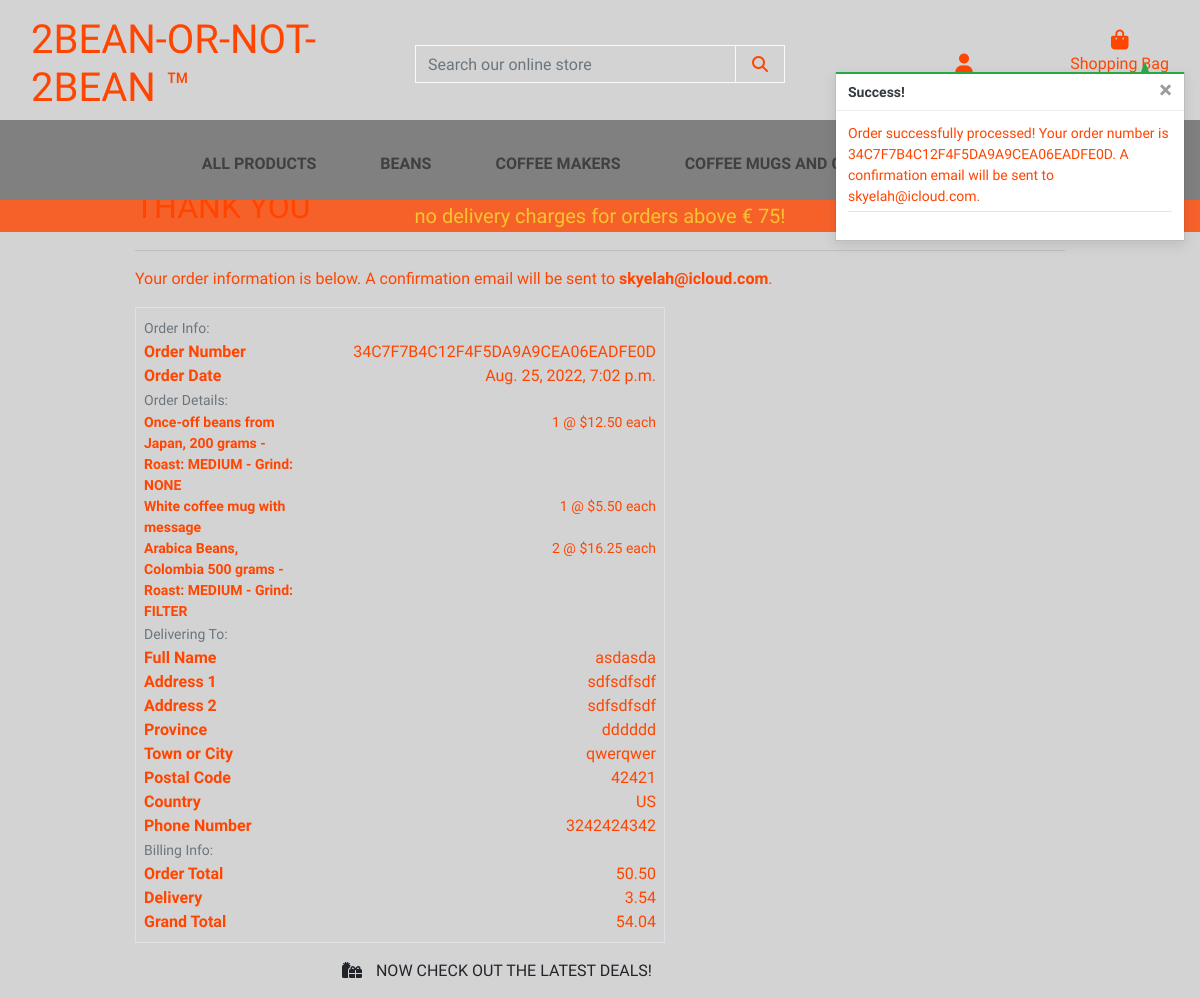
The app's page /checkout/checkout_success/34C7F7B4C12F4F5DA9A9CEA06EADFE0D (signed in) with its own data.
### checkout/models.py (models this page shows, shortened)
class Order(models.Model):
    order_number = models.CharField(max_length=32, null=False, editable=False)
    user_profile = models.ForeignKey(UserProfile, on_delete=models.SET_NULL,
                                     null=True, blank=True, related_name='orders')
    full_name = models.CharField(max_length=50, null=False, blank=False)
    email = models.EmailField(max_length=254, null=False, blank=False)
    phone_number = models.CharField(max_length=20, null=False, blank=False)
    country = CountryField(blank_label='Country *', null=False, blank=False)
    postcode = models.CharField(max_length=20, null=True, blank=True)
    town_or_city = models.CharField(max_length=40, null=False, blank=False)
    street_address1 = models.CharField(max_length=80, null=False, blank=False)
    street_address2 = models.CharField(max_length=80, null=True, blank=True)
    province = models.CharField(max_length=80, null=True, blank=True)
    date = models.DateTimeField(auto_now_add=True)
    delivery_cost = models.DecimalField(max_digits=6, decimal_places=2, null=False, default=0)
    order_total = models.DecimalField(max_digits=10, decimal_places=2, null=False, default=0)
    grand_total = models.DecimalField(max_digits=10, decimal_places=2, null=False, default=0)
    original_bag = models.TextField(null=False, blank=False, default='')
    stripe_pid = models.CharField(max_length=254, null=False, blank=False, default='')

class OrderLineItem(models.Model):
    order = models.ForeignKey(Order, null=False, blank=False, on_delete=models.CASCADE, related_name='lineitems')
    product = models.ForeignKey(Product, null=False, blank=False, on_delete=models.CASCADE)
    product_roast = models.CharField(max_length=20, null=True, blank=True)
    product_grind = models.CharField(max_length=20, null=True, blank=True)
    quantity = models.IntegerField(null=False, blank=False, default=0)
    lineitem_total = models.DecimalField(max_digits=6, decimal_places=2, null=False, blank=False, editable=False)

### products/models.py (models this page shows, shortened)
class Product(models.Model):
    category = models.ForeignKey('Category', null=True, blank=True, on_delete=models.SET_NULL)
    sku = models.CharField(max_length=250, null=True, blank=True)
    name = models.CharField(max_length=250)
    description = models.TextField()
    is_bean = models.BooleanField(default=False, null=True, blank=True)
    price = models.DecimalField(max_digits=6, decimal_places=2)
    rating = models.DecimalField(max_digits=6, decimal_places=2, null=True, blank=True)
    image_url = models.URLField(max_length=1024, null=True, blank=True)
    image = models.ImageField(null=True, blank=True)

### checkout/views.py (the view)
# urls.py: path('checkout_success/<order_number>', views.checkout_success, name='checkout_success'),
def checkout_success(request, order_number):
    save_info = request.session.get('save_info')
    order = get_object_or_404(Order, order_number=order_number)
    messages.success(request, f'Order successfully processed! \
        Your order number is {order_number}. A confirmation \
        email will be sent to {order.email}.')
    if 'bag' in request.session:
        del request.session['bag']
    template = 'checkout/checkout_success.html'
    context = {
        'order': order,
    }
    return render(request, template, context)

### bag/contexts.py (called while the page is built, shortened)
def bag_contents(request):
    bag_items = []
    total = 0
    product_count = 0
    bag = request.session.get('bag', {})
    if total < settings.FREE_DELIVERY_THRESHOLD:
        delivery = total * Decimal(settings.STANDARD_DELIVERY_PERCENTAGE / 100)
        free_delivery_delta = settings.FREE_DELIVERY_THRESHOLD - total
    else:
        delivery = 0
        free_delivery_delta = 0
    grand_total = delivery + total
    context = {
        'bag_items': bag_items,
        'total': total,
        'product_count': product_count,
        'delivery': delivery,
        'free_delivery_delta': free_delivery_delta,
        'free_delivery_threshold': settings.FREE_DELIVERY_THRESHOLD,
        'grand_total': grand_total,
    }
    return context

### checkout/templates/checkout/checkout_success.html (shortened to what this page needs)
{% extends "base.html" %}
{% load static %}
{% block extra_css %}
    <link rel="stylesheet" href="{% static 'checkout/css/checkout.css' %}">
{% endblock %}
{% block page_header %}
    <div class="container header-container">
    </div>
{% endblock %}
{% block content %}
    <div class="overlay"></div>
    <div class="container">
        <div class="row">
            <div class="col">
                <h2 class="logo-font mb-4">Thank You</h2>
                <hr>
                <p class="text-black">Your order information is below. A confirmation email will be sent to <strong>{{ order.email }}</strong>.</p>
            </div>
        </div>
        <div class="row">
            <div class="col-12 col-lg-7">
                <div class="order-confirmation-wrapper p-2 border">
                    <div class="row">
                        <div class="col">
                            <small class="text-muted">Order Info:</small>
                        </div>
                    </div>
                    <div class="row">
                        <div class="col-12 col-md-4">
                            <p class="mb-0 text-black font-weight-bold">Order Number</p>
                        </div>
                        <div class="col-12 col-md-8 text-md-right">
                            <p class="mb-0">{{ order.order_number }}</p>
                        </div>
                    </div>
                    <div class="row">
                        <div class="col-12 col-md-4">
                            <p class="mb-0 text-black font-weight-bold">Order Date</p>
                        </div>
                        <div class="col-12 col-md-8 text-md-right">
                            <p class="mb-0">{{ order.date }}</p>
                        </div>
                    </div>
                    <div class="row">
                        <div class="col">
                            <small class="text-muted">Order Details:</small>
                        </div>
                    </div>
                    {% for item in order.lineitems.all %}
                    <div class="row">
                        <div class="col-12 col-md-4">
                            <p class="small mb-0 text-black font-weight-bold">
                                {{ item.product.name }}{% if item.product_roast %} - Roast: {{ item.product_roast|upper }} - Grind: {{ item.product_grind|upper }}{% endif %}
                            </p>
                        </div>
                        <div class="col-12 col-md-8 text-md-right">
                            <p class="small mb-0">{{ item.quantity }} @ ${{ item.product.price }} each</p>
                        </div>
                    </div>
                    {% endfor %}
                    <div class="row">
                        <div class="col">
                            <small class="text-muted">Delivering To:</small>
                        </div>
                    </div>
                    <div class="row">
                        <div class="col-12 col-md-4">
                            <p class="mb-0 text-black font-weight-bold">Full Name</p>
                        </div>
                        <div class="col-12 col-md-8 text-md-right">
                            <p class="mb-0">{{ order.full_name }}</p>
                        </div>
                    </div>
                    <div class="row">
                        <div class="col-12 col-md-4">
                            <p class="mb-0 text-black font-weight-bold">Address 1</p>
                        </div>
                        <div class="col-12 col-md-8 text-md-right">
                            <p class="mb-0">{{ order.street_address1 }}</p>
                        </div>
                    </div>
                    {% if order.street_address2 %}
                    <div class="row">
                        <div class="col-12 col-md-4">
                            <p class="mb-0 text-black font-weight-bold">Address 2</p>
                        </div>
                        <div class="col-12 col-md-8 text-md-right">
                            <p class="mb-0">{{ order.street_address1 }}</p>
                        </div>
                    </div>
                    {% endif %}
                    {% if order.province %}
                    <div class="row">
                        <div class="col-12 col-md-4">
                            <p class="mb-0 text-black font-weight-bold">Province</p>
                        </div>
                        <div class="col-12 col-md-8 text-md-right">
                            <p class="mb-0">{{ order.province }}</p>
                        </div>
                    </div>
                    {% endif %}
                    <div class="row">
                        <div class="col-12 col-md-4">
                            <p class="mb-0 text-black font-weight-bold">Town or City</p>
                        </div>
                        <div class="col-12 col-md-8 text-md-right">
                            <p class="mb-0">{{ order.town_or_city }}</p>
                        </div>
                    </div>
                    {% if order.postcode %}
                    <div class="row">
                        <div class="col-12 col-md-4">
                            <p class="mb-0 text-black font-weight-bold">Postal Code</p>
                        </div>
                        <div class="col-12 col-md-8 text-md-right">
                            <p class="mb-0">{{ order.postcode }}</p>
                        </div>
                    </div>
                    {% endif %}
                    <div class="row">
                        <div class="col-12 col-md-4">
                            <p class="mb-0 text-black font-weight-bold">Country</p>
                        </div>
                        <div class="col-12 col-md-8 text-md-right">
                            <p class="mb-0">{{ order.country }}</p>
                        </div>
                    </div>
                    <div class="row">
                        <div class="col-12 col-md-4">
                            <p class="mb-0 text-black font-weight-bold">Phone Number</p>
                        </div>
                        <div class="col-12 col-md-8 text-md-right">
                            <p class="mb-0">{{ order.phone_number }}</p>
                        </div>
                    </div>
                    <div class="row">
                        <div class="col">
                            <small class="text-muted">Billing Info:</small>
                        </div>
                    </div>
                    <div class="row">
                        <div class="col-12 col-md-4">
                            <p class="mb-0 text-black font-weight-bold">Order Total</p>
                        </div>
                        <div class="col-12 col-md-8 text-md-right">
                            <p class="mb-0">{{ order.order_total }}</p>
                        </div>
                    </div>
                    <div class="row">
                        <div class="col-12 col-md-4">
                            <p class="mb-0 text-black font-weight-bold">Delivery</p>
                        </div>
                        <div class="col-12 col-md-8 text-md-right">
                            <p class="mb-0">{{ order.delivery_cost }}</p>
                        </div>
                    </div>
                    <div class="row">
                        <div class="col-12 col-md-4">
                            <p class="mb-0 text-black font-weight-bold">Grand Total</p>
                        </div>
                        <div class="col-12 col-md-8 text-md-right">
                            <p class="mb-0">{{ order.grand_total }}</p>
                        </div>
                    </div>
                </div>
            </div>
        </div>
        <div class="row">
			<div class="col-12 col-lg-7 text-right">
				<a href="{% url 'products' %}?category=new_arrivals,deals,clearance" class="btn btn-black rounded-0 my-2">
					<span class="icon mr-2">
						<i class="fas fa-gifts"></i>
					</span>
					<span class="text-uppercase">Now check out the latest deals!</span>
				</a>
			</div>
		</div>
    </div>
{% endblock %}

### static/css/base.css (style rules this page uses)
html { height: 100%; }
body { background: url('/media/homepage_background.jpg') no-repeat center center fixed; background-size: cover; height: calc(100vh - 155px); color: orangered; font-family: 'Amita', cursive; }
.icon { align-items: center; display: inline-flex; justify-content: center; height: 1.5rem; width: 1.5rem; }
.logo-font { margin-top: 1rem; margin-bottom: 0.5rem; text-transform: uppercase; }
.overlay { height: 100%; width: 100%; top: 0; left: 0; position: fixed; background: lightgray; z-index: -1; }
@media (min-width: 1200px) { .container { max-width: 80%; } }
@media (min-width: 992px) { .header-container { padding-top: 155px; } }

### records on screen
Order: email "skyelah@icloud.com", order_number "34C7F7B4C12F4F5DA9A9CEA06EADFE0D", date "Aug. 25, 2022, 7:02 p.m.", full_name "asdasda", street_address1 "sdfsdfsdf", province "dddddd", town_or_city "qwerqwer", postcode "42421", country "US", phone_number "3242424342", order_total "50.50", delivery_cost "3.54", grand_total "54.04"
OrderLineItem: product.name "Once-off beans from Japan, 200 grams", product_roast "MEDIUM", product_grind "NONE", quantity "1", product.price "12.50"
OrderLineItem: product.name "White coffee mug with message", quantity "1", product.price "5.50"
OrderLineItem: product.name "Arabica Beans, Colombia 500 grams", product_roast "MEDIUM", product_grind "FILTER", quantity "2", product.price "16.25"

### other values on screen
{{ free_delivery_threshold }} "75"
{{ message }} "Order successfully processed! Your order number is 34C7F7B4C12F4F5DA9A9CEA06EADFE0D. A confirmation email will be sent to skyelah@icloud.com."
